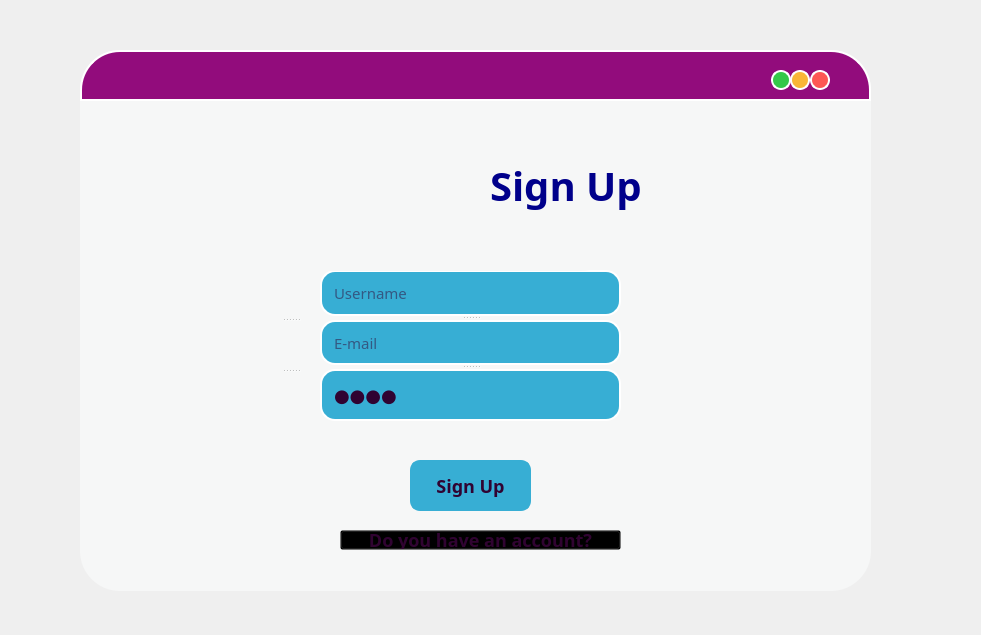
<?xml version="1.0" encoding="UTF-8"?>
<ui version="4.0">
 <class>Form</class>
 <widget class="QWidget" name="Form">
  <property name="geometry">
   <rect>
    <x>0</x>
    <y>0</y>
    <width>981</width>
    <height>635</height>
   </rect>
  </property>
  <property name="windowTitle">
   <string>Form</string>
  </property>
  <widget class="QFrame" name="frame">
   <property name="geometry">
    <rect>
     <x>80</x>
     <y>50</y>
     <width>791</width>
     <height>541</height>
    </rect>
   </property>
   <property name="styleSheet">
    <string notr="true">QFrame{background:#F6F7F7;
border-radius:40;}

QPushButton:hover {
background: qradialgradient(
cx: 0.3, cy: -0.4, fx: 0.3, fy: -0.4,
radius: 1.35, stop: 0 #fff, stop: 1 #bbb
);
}

QPushButton:pressed {
border-style: inset;
background: qradialgradient(
cx: 0.4, cy: -0.1, fx: 0.4, fy: -0.1,
radius: 1.35, stop: 0 #fff, stop: 1 #ddd
);}</string>
   </property>
   <property name="frameShape">
    <enum>QFrame::StyledPanel</enum>
   </property>
   <property name="frameShadow">
    <enum>QFrame::Raised</enum>
   </property>
   <widget class="QGroupBox" name="groupBox">
    <property name="geometry">
     <rect>
      <x>0</x>
      <y>0</y>
      <width>791</width>
      <height>51</height>
     </rect>
    </property>
    <property name="styleSheet">
     <string notr="true">background:#920C7C;
border: 2px solid white;
border-radius:0;
border-top-left-radius: 40;
border-top-right-radius: 40;
</string>
    </property>
    <property name="title">
     <string/>
    </property>
    <widget class="QPushButton" name="pushButton">
     <property name="geometry">
      <rect>
       <x>730</x>
       <y>20</y>
       <width>20</width>
       <height>20</height>
      </rect>
     </property>
     <property name="styleSheet">
      <string notr="true">QPushButton{
background-color: #FD5754;
border-style: solid;
border-color: white;
border-width: 2px;
border-radius: 10px;
}

QPushButton:hover {
background: #37AED4;
}

QPushButton:pressed {
border-style: inset;
background: qradialgradient(
cx: 0.4, cy: -0.1, fx: 0.4, fy: -0.1,
radius: 1.35, stop: 0 #fff, stop: 1 #ddd
);}</string>
     </property>
     <property name="text">
      <string/>
     </property>
    </widget>
    <widget class="QPushButton" name="pushButton_2">
     <property name="geometry">
      <rect>
       <x>710</x>
       <y>20</y>
       <width>20</width>
       <height>20</height>
      </rect>
     </property>
     <property name="styleSheet">
      <string notr="true">QPushButton{
background-color: #F9B637;
border-style: solid;
border-color: white;
border-width: 2px;
border-radius: 10px;
}

QPushButton:hover {
background: #37AED4;
}

QPushButton:pressed {
border-style: inset;
background: qradialgradient(
cx: 0.4, cy: -0.1, fx: 0.4, fy: -0.1,
radius: 1.35, stop: 0 #fff, stop: 1 #ddd
);}</string>
     </property>
     <property name="text">
      <string/>
     </property>
    </widget>
    <widget class="QPushButton" name="pushButton_3">
     <property name="geometry">
      <rect>
       <x>691</x>
       <y>20</y>
       <width>20</width>
       <height>20</height>
      </rect>
     </property>
     <property name="styleSheet">
      <string notr="true">QPushButton{
background-color: #34C848;
border-style: solid;
border-color: white;
border-width: 2px;
border-radius: 10px;
}


QPushButton:hover {
background: #37AED4;
}

QPushButton:pressed {
border-style: inset;
background: qradialgradient(
cx: 0.4, cy: -0.1, fx: 0.4, fy: -0.1,
radius: 1.35, stop: 0 #fff, stop: 1 #ddd
);}</string>
     </property>
     <property name="text">
      <string/>
     </property>
    </widget>
   </widget>
   <widget class="QLabel" name="label">
    <property name="geometry">
     <rect>
      <x>80</x>
      <y>60</y>
      <width>461</width>
      <height>161</height>
     </rect>
    </property>
    <property name="styleSheet">
     <string notr="true">image: url(:/logo/img/RecSy.png);</string>
    </property>
    <property name="text">
     <string/>
    </property>
   </widget>
   <widget class="QLabel" name="label_2">
    <property name="geometry">
     <rect>
      <x>410</x>
      <y>110</y>
      <width>171</width>
      <height>50</height>
     </rect>
    </property>
    <property name="styleSheet">
     <string notr="true">QLabel{
font-size:40px;
color:darkblue;
font-weight:bold;
font-family:Google Sans;
}</string>
    </property>
    <property name="text">
     <string>Sign Up</string>
    </property>
   </widget>
   <widget class="QPushButton" name="pushButton_4">
    <property name="geometry">
     <rect>
      <x>330</x>
      <y>410</y>
      <width>121</width>
      <height>51</height>
     </rect>
    </property>
    <property name="styleSheet">
     <string notr="true">QPushButton{
background-color: #37AED4;
border-style: solid;
border-color: #37AED4;
border-width: 2px;
border-radius: 10px;
font-family:Google Sans;
font-weight: bold;
font-size:18px;
color:#300331;
}


QPushButton:hover {
background: #300331;
color:#37AED4;
border-color: #300331;
}

QPushButton:pressed {
border-style: inset;
background: qradialgradient(
cx: 0.4, cy: -0.1, fx: 0.4, fy: -0.1,
radius: 1.35, stop: 0 #fff, stop: 1 #ddd
);}</string>
    </property>
    <property name="text">
     <string>Sign Up</string>
    </property>
   </widget>
   <widget class="QPushButton" name="pushButton_5">
    <property name="geometry">
     <rect>
      <x>260</x>
      <y>480</y>
      <width>281</width>
      <height>20</height>
     </rect>
    </property>
    <property name="styleSheet">
     <string notr="true">QPushButton{
background-color: transparent;
font-family:Google Sans;
font-weight: bold;
font-size:18px;
color:#300331;
}


QPushButton:hover {
color: #37AED4;
}
</string>
    </property>
    <property name="text">
     <string>Do you have an account?</string>
    </property>
   </widget>
   <widget class="QSplitter" name="splitter">
    <property name="geometry">
     <rect>
      <x>240</x>
      <y>220</y>
      <width>301</width>
      <height>151</height>
     </rect>
    </property>
    <property name="orientation">
     <enum>Qt::Vertical</enum>
    </property>
    <widget class="QLineEdit" name="lineEdit">
     <property name="styleSheet">
      <string notr="true">QLineEdit{
background:#37AED4;
border-style: solid;
border-color: white;
border-width: 2px;
border-radius: 15px;
color:#300331;
font-size:15px;
font-family:Google Sans;
padding-left: 10px;
}</string>
     </property>
     <property name="placeholderText">
      <string>Username</string>
     </property>
    </widget>
    <widget class="QLineEdit" name="lineEdit_3">
     <property name="styleSheet">
      <string notr="true">QLineEdit{
background:#37AED4;
border-style: solid;
border-color: white;
border-width: 2px;
border-radius: 15px;
color:#300331;
font-size:15px;
font-family:Google Sans;
padding-left: 10px;
}</string>
     </property>
     <property name="text">
      <string/>
     </property>
     <property name="placeholderText">
      <string>E-mail</string>
     </property>
    </widget>
    <widget class="QLineEdit" name="lineEdit_2">
     <property name="styleSheet">
      <string notr="true">QLineEdit{
background:#37AED4;
border-style: solid;
border-color: white;
border-width: 2px;
border-radius: 15px;
color:#300331;
font-size:18px;
font-family:Google Sans;
padding-left: 10px;
}</string>
     </property>
     <property name="text">
      <string>abcd</string>
     </property>
     <property name="echoMode">
      <enum>QLineEdit::Password</enum>
     </property>
     <property name="placeholderText">
      <string>Password</string>
     </property>
    </widget>
   </widget>
   <widget class="QSplitter" name="splitter_2">
    <property name="geometry">
     <rect>
      <x>190</x>
      <y>220</y>
      <width>41</width>
      <height>151</height>
     </rect>
    </property>
    <property name="orientation">
     <enum>Qt::Vertical</enum>
    </property>
    <widget class="QLabel" name="label_3">
     <property name="styleSheet">
      <string notr="true">image: url(:/login_person/img/login_person.png);</string>
     </property>
     <property name="text">
      <string/>
     </property>
    </widget>
    <widget class="QLabel" name="label_5">
     <property name="styleSheet">
      <string notr="true">image: url(:/mail/img/mail.png);</string>
     </property>
     <property name="text">
      <string/>
     </property>
    </widget>
    <widget class="QLabel" name="label_4">
     <property name="styleSheet">
      <string notr="true">image: url(:/login_lock/img/login_lock.png);</string>
     </property>
     <property name="text">
      <string/>
     </property>
    </widget>
   </widget>
   <zorder>splitter_2</zorder>
   <zorder>splitter_3</zorder>
   <zorder>label</zorder>
   <zorder>groupBox</zorder>
   <zorder>label_2</zorder>
   <zorder>pushButton_4</zorder>
   <zorder>pushButton_5</zorder>
   <zorder>lineEdit_3</zorder>
   <zorder>label_5</zorder>
  </widget>
 </widget>
 <resources>
  <include location="../source.qrc"/>
 </resources>
 <connections/>
</ui>
